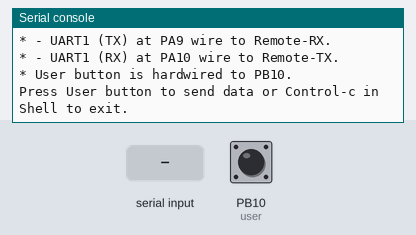
Simulated run of this program. Board: pyboard running MicroPython. On the bench: the last lines printed to the serial console. The inputs (shaded band) are chosen by the test bench; at power-on: PB10 (user) HIGH.

Above: at 1.2 s.
1.3 s: PB10 (user) pulled LOW for 0.25 s
At 2.6 s:
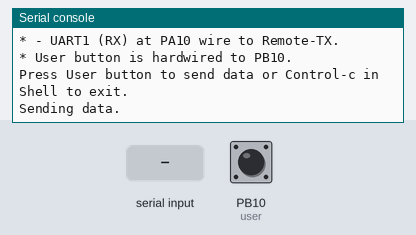
3.0 s: "1" received over the second serial link
At 4.3 s:
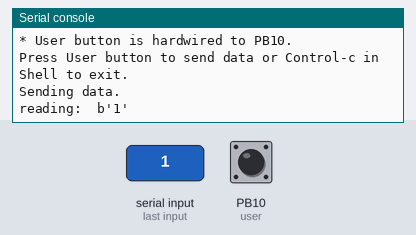
4.6 s: "0" received over the second serial link
At 5.3 s:
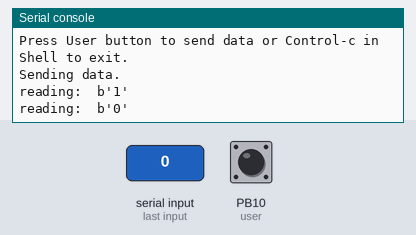

The program:

bb_pyb_uart1_loopback.py
```python
# (licence header left out)
from pyb import Pin, LED, UART
import time

USER_BUTTON_PIN = 'PB10'

UART_PORT_NUM = 1
UART_SPEED = 38400
UART_PORT = 'UART1'
UART_TX = 'PA9'
UART_RX = 'PA10'

# (1) Wire a connection between B10 and a button.

# (2) Go to the UART1-BT Port
# Connect a wire from the TXD socket to the RXD sockets.

user = Pin(USER_BUTTON_PIN, Pin.IN, Pin.PULL_UP)

uart = UART(UART_PORT_NUM, UART_SPEED)
# Timeout per a suggestion on MicroPython Forum site.
uart.init(UART_SPEED, bits=8, parity=None, stop=1,timeout=50)

done = False
try:
    print("----------------")
    print("Program started (to send UART data).")
    print("* Please wire Host port {} to Remote.".format(UART_PORT))
    print("* - %s (TX) at %s wire to Remote-RX." % (UART_PORT, UART_TX) )
    print("* - %s (RX) at %s wire to Remote-TX." % (UART_PORT, UART_RX) )
    print("* User button is hardwired to {}.".format(USER_BUTTON_PIN))
    prompt = "Press User button to send data or Control-c in Shell to exit."
    print(prompt)
    while not done:
        user_btn = user.value()
        if uart.any() > 0:
            buf = uart.read(13)
            print("reading: ",buf)
        if user_btn == 0:
            print("Sending data.")
            time.sleep(0.5)
            b = uart.write("hello")
        time.sleep(0.2)
except KeyboardInterrupt:
    done = True
    print('Interrupted by Control-c.')
finally:
    uart.deinit()
    Pin(UART_TX, mode=Pin.IN )
    Pin(UART_RX, mode=Pin.IN )
    print('Finished.')
```

Measured:
- after the input at 1.3 s, the serial console: prints a new line after 0.10 s (image 1)
- after the input at 3.0 s, the serial console: prints a new line after 0.15 s (image 2)
- after the input at 4.6 s, the serial console: prints a new line after 0.21 s (image 3)
